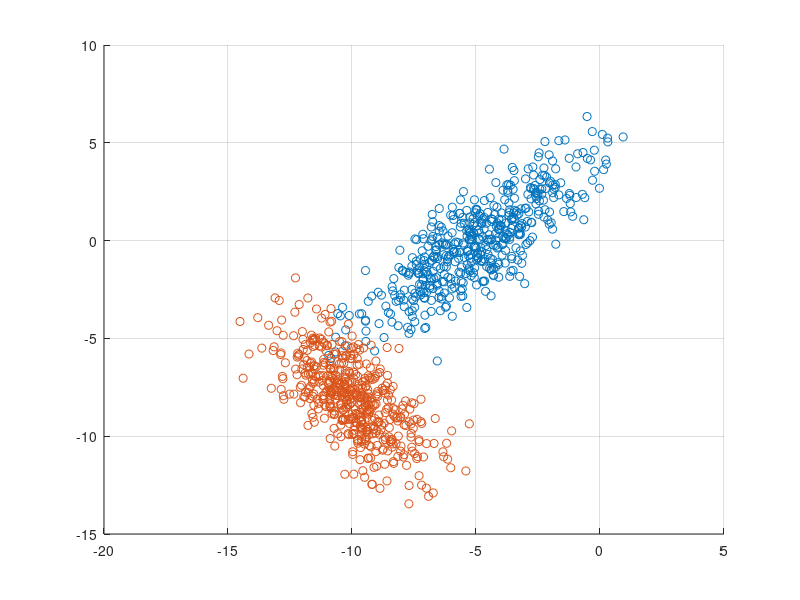

The MATLAB script that drew this image:
clear
clc

rng(1);
n = 500;
mean1 =  [-5, 0];
mean2 = [-10, -8];

R1 = [8, 0; 0, 1];
R2 = [5, 0; 0, 1];


theta1 = 45;
Q1 = [cosd(theta1), -sind(theta1); sind(theta1), cosd(theta1)];

theta2 = 125;
Q2 = [cosd(theta2), -sind(theta2); sind(theta2), cosd(theta2)];


C1 = Q1 * R1 * inv(Q1);
C2 = Q2 * R2 * inv(Q2);

data_set1 = mvnrnd(mean1, C1, n);
data_set2 = mvnrnd(mean2, C2, n);

oneCol = ones(n, 1);
twoCol = oneCol + 1;

fh(1) = figure(1);
clf(fh(1));
scatter(data_set1(:,1), data_set1(:,2));

grid
hold on
scatter(data_set2(:,1), data_set2(:,2));

labels_1 = oneCol;
labels_2 = twoCol;


data_set = [data_set1; data_set2];



noise_1 = unifrnd(0,100,[1000, 3]);
labels = [labels_1;labels_2];
data_set = [data_set, noise_1, labels];

% CC = cov(data_set)
% [V,D] = eig(CC)

DS = data_set(randperm(size(data_set, 1)), :);
save("DS.mat", "DS");